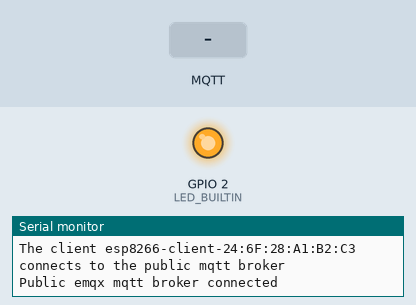
The sketch below on a simulated ESP8266 (NodeMCU). On the bench: output pins drawn as LEDs (lit = HIGH, except the on-board LED, lit = LOW), the last lines printed to the serial monitor. The inputs (shaded band) are chosen by the test bench. WiFi joins after 1.5 s; servers stay silent unless stated; no MQTT or app messages arrive unless stated.

Above: at 2.7 s.
2.8 s: MQTT message "off" arrives on the first subscribed topic
At 3.3 s:
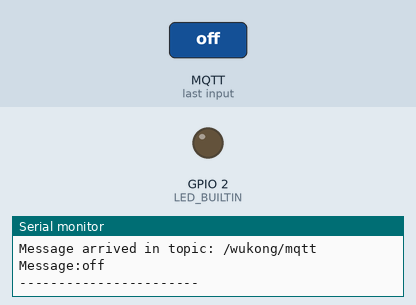
4.3 s: MQTT message "on" arrives on the first subscribed topic
At 5.6 s:
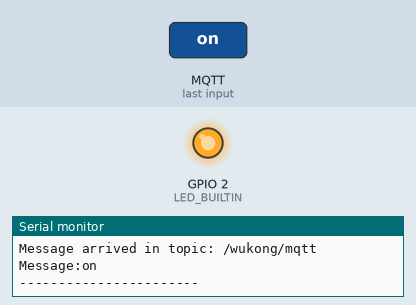
Timing chart, 0 to 7.3 s (numbered marks = the images above; inputs shaded):
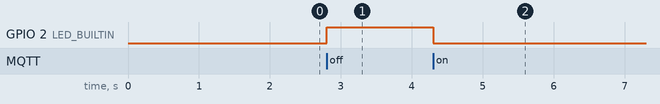

The sketch:

mqtt_esp8266.ino
```cpp
#include <ESP8266WiFi.h>
#include <PubSubClient.h>

// GPIO 5 D1
#define LED 2

// WiFi
const char *ssid = "luobo"; // Enter your WiFi name
const char *password = "88888888";  // Enter WiFi password

// MQTT Broker
const char *mqtt_broker = "175.178.28.183";
const char *topic = "/wukong/mqtt";
const char *mqtt_username = "admin";
const char *mqtt_password = "public";
const int mqtt_port = 1883;

WiFiClient espClient;
PubSubClient client(espClient);
void onConnectionEstablished();

void onConnectionEstablished()
{
  client.subscribe("开发板一", callback);// "开发板一" 是在action.json文件中定义的，用来接收wukong-robot下发的命令。
}

void setup() {
    // Set software serial baud to 115200;
    Serial.begin(115200);
    pinMode(LED_BUILTIN, OUTPUT);
    // connecting to a WiFi network
    WiFi.begin(ssid, password);
    while (WiFi.status() != WL_CONNECTED) {
        delay(500);
        Serial.println("Connecting to WiFi..");
    }
    Serial.println("Connected to the WiFi network");
    //connecting to a mqtt broker
    client.setServer(mqtt_broker, mqtt_port);
    client.setCallback(callback);
    while (!client.connected()) {
        String client_id = "esp8266-client-";
        client_id += String(WiFi.macAddress());
        Serial.printf("The client %s connects to the public mqtt broker\n", client_id.c_str());
        if (client.connect(client_id.c_str(), mqtt_username, mqtt_password)) {
            Serial.println("Public emqx mqtt broker connected");
        } else {
            Serial.print("failed with state ");
            Serial.print(client.state());
            delay(2000);
        }
    }
    // publish and subscribe
    client.publish(topic, "hello emqx");
    client.subscribe(topic);
}

void callback(char *topic, byte *payload, unsigned int length) {
    Serial.print("Message arrived in topic: ");
    Serial.println(topic);
    Serial.print("Message:");
    String message;
    for (int i = 0; i < length; i++) {
        message = message + (char) payload[i];  // convert *byte to string
    }
    Serial.print(message);
    if (message == "on" ||message == "开灯" )
      { digitalWrite(LED_BUILTIN, LOW); client.publish("/wukong/mqtt", "主人，灯已打开！");}   // LED on
    if (message == "off"||message == "关灯" )
      { digitalWrite(LED_BUILTIN, HIGH); client.publish("/wukong/mqtt", "主人，灯已关闭！");} // LED off
    Serial.println();
    Serial.println("-----------------------");
}

void loop() {
    client.loop();
}
```

Measured:
- after the input at 2.8 s, GPIO 2 (LED_BUILTIN): LOW → HIGH at once
- after the input at 4.3 s, GPIO 2 (LED_BUILTIN): HIGH → LOW at once
